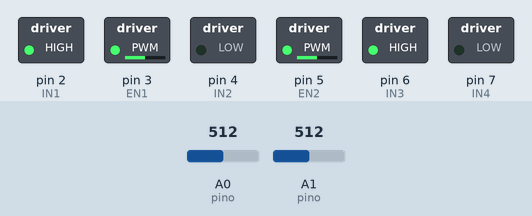
A sketch run on a simulated Arduino Uno, built with avr-gcc and run on an emulated ATmega328P. Shown: switched loads named in the sketch (green lamp = pin HIGH). The test bench sets the inputs (shaded band); at power-on: A0 (pino) = 512, A1 (pino) = 512.

Above: at 1.2 s.
1.3 s: A0 (pino) set to 716
At 1.7 s:
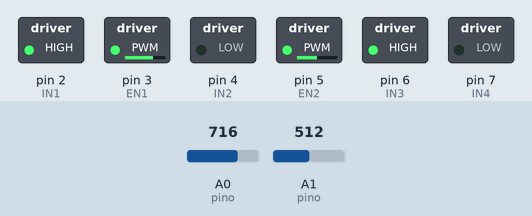
2.8 s: A1 (pino) set to 716
At 4.0 s:
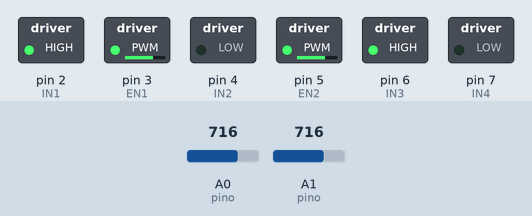
4.3 s: A0 (pino) set to 900
At 5.2 s:
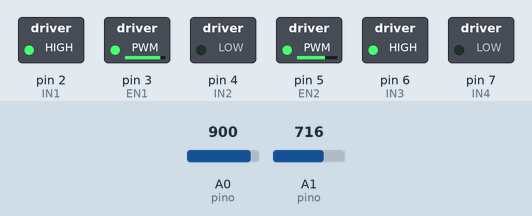
5.8 s: A1 (pino) set to 900
At 6.4 s:
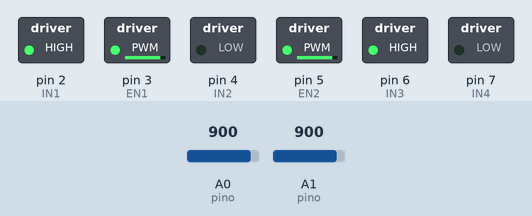
7.3 s: A0 (pino) set to 511
At 8.5 s:
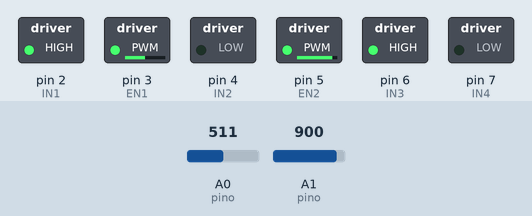
8.8 s: A1 (pino) set to 122
At 9.9 s:
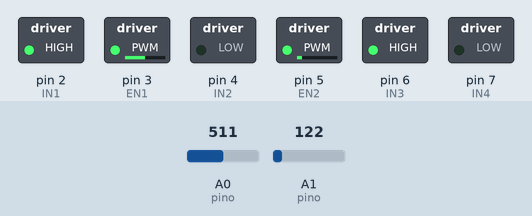
Timing chart, 0 to 11.3 s (numbered marks = the images above; inputs shaded):
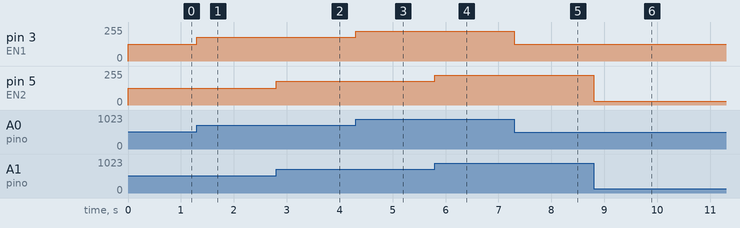

Measured:
- after the input at 1.3 s, pin 3 (EN1): 127/255 → 178/255 at once
- after the input at 2.8 s, pin 5 (EN2): 127/255 → 178/255 at once
- after the input at 4.3 s, pin 3 (EN1): 178/255 → 224/255 at once
- after the input at 5.8 s, pin 5 (EN2): 178/255 → 224/255 at once
- after the input at 7.3 s, pin 3 (EN1): 224/255 → 127/255 at once
- after the input at 8.8 s, pin 5 (EN2): 224/255 → 30/255 at once

The sketch:

12c_PWM_Intensidade_Com_2_Motores.ino
```cpp
/*
  Controle o RPM de dois motores por meio tempo de acionamento (liga, desliga)
  ou velocidade angular, utilizando um potenciômetros individualmente.
*/

#define EN1 3 // nomear pino
#define IN1 2 // nomear pino
#define IN2 4 // nomear pino

#define EN2 5 // nomear pino
#define IN3 6 // nomear pino
#define IN4 7 // nomear pino

void setup() {

  /*
      Funcionamento da ponte H
      EN1 | NE2 => LIGAR MOTOR
      IN1 | IN3 => ROTAÇÃO HORARIA
      IN2 | IN4 => ROTAÇÃO ANTE-HORARIA
  */

  // MOTOR 1
  pinMode(EN1, OUTPUT); // pino(porta, saída)
  pinMode(IN1, OUTPUT); // pino(porta, saída)
  pinMode(IN2, OUTPUT); // pino(porta, saída)

  // MOTOR 2
  pinMode(EN2, OUTPUT); // pino(porta, saída)
  pinMode(IN3, OUTPUT); // pino(porta, saída)
  pinMode(IN4, OUTPUT); // pino(porta, saída)

  pinMode(A0, INPUT); // pino(porta, entrada)
  pinMode(A1, INPUT); // pino(porta, entrada)

  // acionamento MOTOR 1
  digitalWrite(EN1, 1);
  digitalWrite(IN1, 1);
  digitalWrite(IN2, 0);

  // acionamento MOTOR 2
  digitalWrite(EN2, 1);
  digitalWrite(IN3, 1);
  digitalWrite(IN4, 0);
}

void loop() {
  // MOTOR 1
  int pot1 = analogRead(A0);  //ler porta do potenciômetro (0 até 1023)
  int velocidade1 = map(pot1, 0, 1023, 0, 255); // conversão de valores
  analogWrite(EN1, velocidade1); // saída de valor para motor de 0 até 255

  // MOTOR 2
  int pot2 = analogRead(A1); //ler porta do potenciômetro (0 até 1023)
  int velocidade2 = map(pot2, 0, 1023, 0, 255); // conversão de valores
  analogWrite(EN2, velocidade2); // saída de valor para motor de 0 até 255
}
```

TESTE01.cpp
```cpp
#include <Arduino.h>
```

TESTE02.cpp
```cpp
#include <Arduino.h> 
```

TESTE03.cpp
```cpp
#include <Arduino.h>
```
